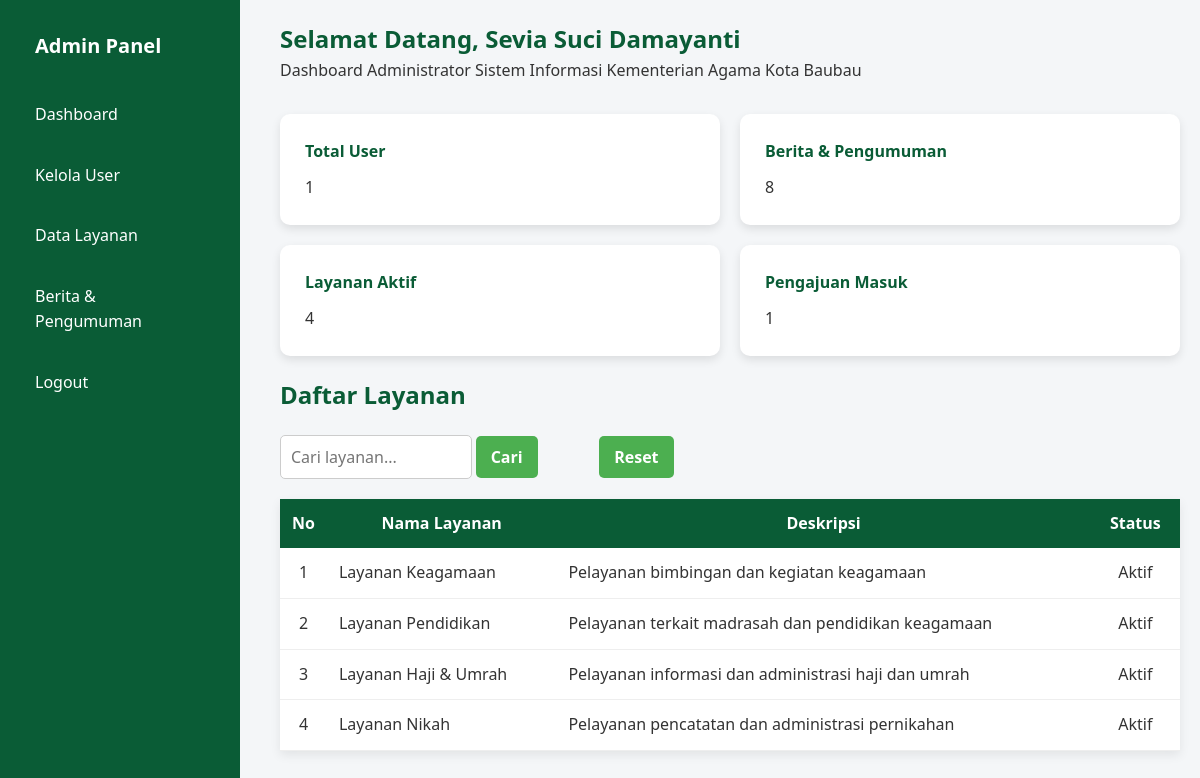
The page /admin/dashboard.php (signed in) on the database its author committed.
### tables this page shows
CREATE TABLE `layanan` (
  `id` int(11) NOT NULL,
  `nama_layanan` varchar(100) NOT NULL,
  `deskripsi` text DEFAULT NULL,
  `gambar` varchar(100) NOT NULL,
  `status` enum('Aktif','Nonaktif') DEFAULT 'Aktif',
  `created_at` timestamp NOT NULL DEFAULT current_timestamp()
);

### admin/dashboard.php (the view, shortened to what this page needs)
<?php
include "../config/koneksi.php";
$cari_layanan   = $_GET['cari_layanan'] ?? '';
$layanan = mysqli_query($koneksi, "
    SELECT * FROM layanan
    WHERE nama_layanan LIKE '%$cari_layanan%'
       OR status LIKE '%$cari_layanan%'
    ORDER BY id DESC
");
$user = mysqli_query($koneksi,"SELECT * FROM users WHERE role = 'user'");
$total_user = mysqli_num_rows($user);
$lyn = mysqli_query($koneksi,"SELECT * FROM layanan WHERE status ='Aktif'");
$total_layanan = mysqli_num_rows($lyn);
$pengajuan = mysqli_query($koneksi,"SELECT * FROM pengajuan_layanan");
$total_pengajuan = mysqli_num_rows($pengajuan);
$berita = mysqli_query($koneksi,"SELECT * FROM berita");
$total_berita = mysqli_num_rows($berita);
?>
<!DOCTYPE html>
<html lang="id">
<head>
    <link rel="stylesheet" href="../assets/css/admin.css">
    <link rel="stylesheet" href="../assets/css/index.css">
</head>
<body>
<div class="dashboard">
    <?php include "../includes/sidebar.php"; ?>
    <main class="content" style="margin-top: 20px;">
        <h2 style="text-align: left;">Selamat Datang, <?= $_SESSION['nama']; ?></h2>
        <p>Dashboard Administrator Sistem Informasi Kementerian Agama Kota Baubau</p>
        <div class="stats">
            <div class="stat-card">
                <h4>Total User</h4>
                <p><?= $total_user; ?></p>
            </div>
            <div class="stat-card">
                <h4>Berita & Pengumuman</h4>
                <p><?= $total_berita; ?></p>
            </div>
            <div class="stat-card">
                <h4>Layanan Aktif</h4>
                <p><?= $total_layanan; ?></p>
            </div>
            <div class="stat-card">
                <h4>Pengajuan Masuk</h4>
                <p><?= $total_pengajuan; ?></p>
            </div>
        </div>
        <h2 style="margin-top: 20px; text-align: left;">Daftar Layanan</h2>
        <div class="header-tabel">
             <form method="get">
                 <input type="text" name="cari_layanan" placeholder="Cari layanan..."
                        value="<?= $cari_layanan ?>">
                 <button type="submit" class="button">Cari</button>
                </form>
                <button onclick="window.location.href='dashboard.php';" class="button">Reset</button>
         </div>
        <table style="margin-bottom: 20px;">
            <tr>
                <th>No</th>
                <th>Nama Layanan</th>
                <th>Deskripsi</th>
                <th>Status</th>
            </tr>
            <?php $no=1; while($l=mysqli_fetch_assoc($layanan)): ?>
            <tr>
                <td><?= $no++ ?></td>
                <td><?= $l['nama_layanan'] ?></td>
                <td><?= $l['deskripsi'] ?></td>
                <td style="text-align: center;"><?= $l['status'] ?></td>
            </tr>
            <?php endwhile; ?>
        </table>
    </main>
</div>
</body>
</html>

### assets/css/admin.css (style rules this page uses)
.dashboard { display: flex; min-height: 100vh; }
.content { flex: 1; background: #f4f6f8; margin-left: 260px; padding: 0 20px; }
.stats { display: grid; grid-template-columns: repeat(auto-fit, minmax(350px, 1fr)); gap: 20px; margin-top: 30px; }
.stat-card { background: #fff; padding: 25px; border-radius: 10px; box-shadow: 0 4px 10px rgba(0, 0, 0, 0.1); }
.stat-card h4 { margin-bottom: 10px; color: #0a5c36; }
table { background: #fff; border-collapse: collapse; box-shadow: 0 4px 10px rgba(0,0,0,.08); width: 100%; }
table th { background: #0a5c36; color: #fff; padding: 12px; text-align: center; }
table td { padding: 12px; border-bottom: 1px solid #eee; }
table th:nth-child(1) { width: 10px; }
table td:nth-child(1) { text-align: center; }
.header-tabel { display: flex; align-items: center; justify-content: space-between; margin-top: 20px; }
h2 { color: #0a5c36; text-align: left; }
.button { background: #0a5c36; text-decoration: none; color: #fff; border: none; padding: 8px 15px; border-radius: 6px; cursor: pointer; font-weight: bold; }
.header-tabel input { padding: 8px; border: 1px solid #ccc; border-radius: 6px; }

### assets/css/index.css (style rules this page uses)
* { margin: 0; padding: 0; box-sizing: border-box; font-family: "Segoe UI", Arial, sans-serif; }
html { scroll-behavior: smooth; }
body { background-color: #f4f6f8; color: #333; line-height: 1.6; min-height: 100vh; display: flex; flex-direction: column; }
.container p, h2 { text-align: center; }
.header-tabel { margin-bottom: 20px; display: flex; justify-content: start; align-items: center; }
.header-tabel input[type="text"] { padding: 10px; width: 60%; font-size: 16px; border: 1px solid #ccc; border-radius: 5px; }
.header-tabel button { padding: 10px 15px; background-color: #4CAF50; border: none; color: white; cursor: pointer; border-radius: 5px; }
.button { background-color: #45a049; padding: 12px 20px; font-size: 16px; text-decoration: none; text-align: center; border: none; color: white; border-radius: 8px; }

### rows shown on the page
layanan: nama_layanan "Layanan Keagamaan", deskripsi "Pelayanan bimbingan dan kegiatan keagamaan", status "Aktif"
layanan: nama_layanan "Layanan Pendidikan", deskripsi "Pelayanan terkait madrasah dan pendidikan keagamaan", status "Aktif"
layanan: nama_layanan "Layanan Haji & Umrah", deskripsi "Pelayanan informasi dan administrasi haji dan umrah", status "Aktif"
layanan: nama_layanan "Layanan Nikah", deskripsi "Pelayanan pencatatan dan administrasi pernikahan", status "Aktif"

### other values the page prints
$_SESSION['nama'] "Sevia Suci Damayanti"
$total_user "1"
$total_berita "8"
$total_layanan "4"
$total_pengajuan "1"
